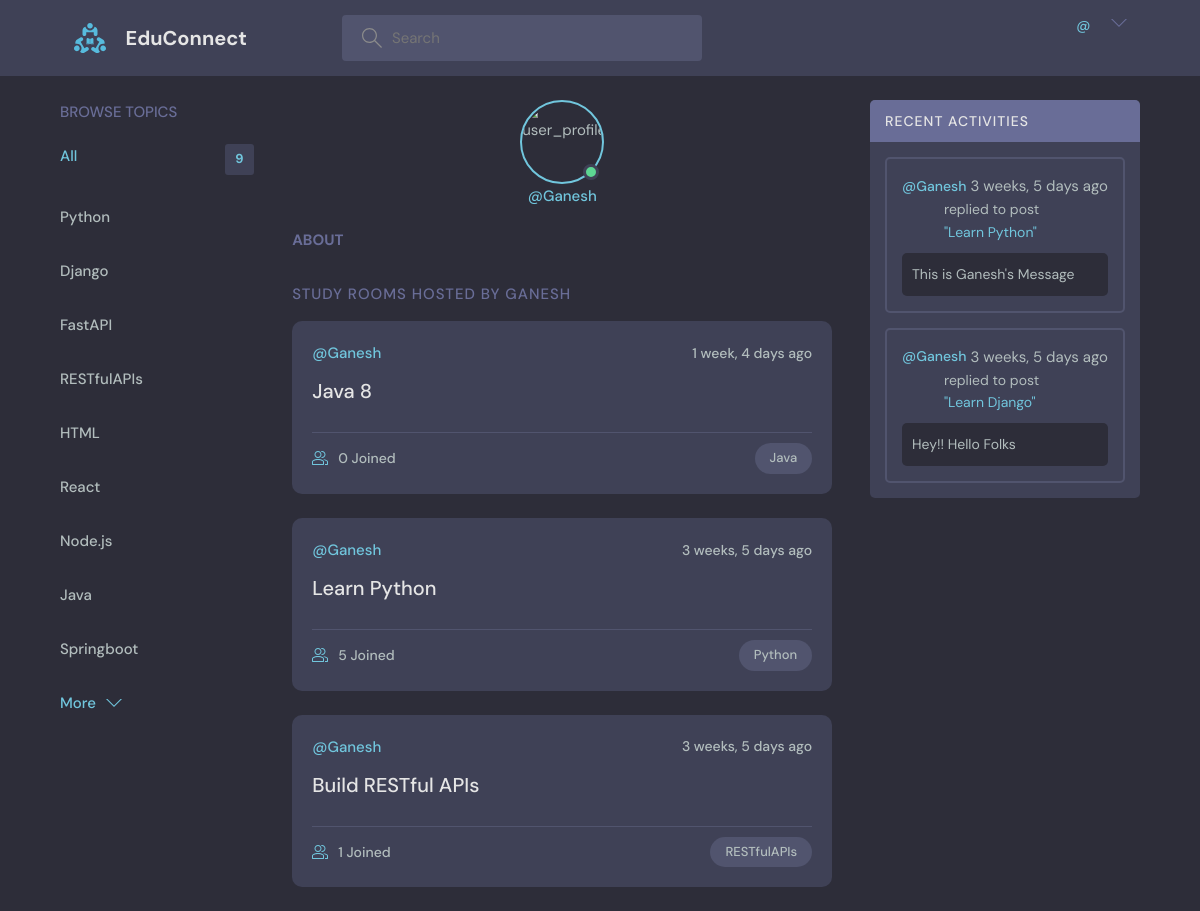
Screenshot of /user-profile/1 with the database file from the repository.
### base/models.py (models this page shows, shortened)
class Topic(models.Model):
    name=models.CharField(max_length=200)
    updated=models.DateTimeField(auto_now=True)
    created=models.DateTimeField(auto_now_add=True)

class Room(models.Model):
    name=models.CharField(max_length=200)
    host=models.ForeignKey(User,on_delete=models.SET_NULL,null=True)
    participants=models.ManyToManyField(User,related_name='participants',blank=True)
    description=models.TextField(null=True,blank=True)
    topic=models.ForeignKey(Topic,on_delete=models.SET_NULL,null=True)
    updated=models.DateTimeField(auto_now=True)
    created=models.DateTimeField(auto_now_add=True)
    class Meta:
        ordering=['-updated']
    def __str__(self):
        return self.name

class Message(models.Model):
    created=models.DateTimeField(auto_now_add=True)
    updated=models.DateTimeField(auto_now=True)
    body=models.TextField()
    room=models.ForeignKey(Room,models.CASCADE)
    user=models.ForeignKey(User,on_delete=models.CASCADE)
    class Meta:
        ordering=['-updated','-created']

### base/views.py (the view)
# urls.py: path('user-profile/<str:pk>',views.userProfile,name='user-profile'),
def userProfile(request,pk):
    user=User.objects.get(id=pk)
    topics=Topic.objects.all()
    query=request.GET.get('q') if request.GET.get('q')!=None else ''
    if query:
        rooms=Room.objects.filter(
            Q(host=user) &
            (Q(topic__name__icontains=query) |
             Q(name__icontains=query)
            ))
        room_messages=Message.objects.filter(
            Q(user=user) &
            (Q(room__topic__name__icontains=query) |
             Q(room__name__icontains=query)
            ))
    else:
        rooms=Room.objects.filter(host=user)
        room_messages=Message.objects.filter(user=user)
    context={'user':user,'topics':topics,'rooms':rooms,'room_messages':room_messages}
    return render(request,'base/user_profile.html',context)

### base/templates/base/user_profile.html (shortened to what this page needs)
{% extends 'main.html' %}
{% block content %}
{% load static %}
<main class="profile-page layout layout--3">
  <div class="container">
    {% include 'base/topics_component.html' %}
    <div class="roomList">
      <div class="profile">
        <div class="profile__avatar">
          <div class="avatar avatar--large active">
            <img src="{{user.avatar.url}}" alt="user_profile_photo"/>
          </div>
        </div>
        <div class="profile__info">
          <p>@{{user.username}}</p>
        </div>
        <div class="profile__about">
          <h3>About</h3>
        </div>
      </div>
      <div class="roomList__header">
        <div>
          <h2>Study Rooms Hosted by {{user.username}}</a>
          </h2>
        </div>
      </div>
      {% include 'base/feed_component.html' %}
    </div>
    {% include 'base/activity_component.html' %}
  </div>
</main>
{% endblock content %}

### base/templates/base/topics_component.html
<div class="topics">
    <div class="topics__header">
      <h2>Browse Topics</h2>
    </div>
    <ul class="topics__list">
      <li>
        <a href="{% url 'home' %}" class="active">All <span>{{topics.count}}</span></a>
      </li>
      {% for topic in topics %}
      {% if request.META.PATH_INFO == '/' %}
      <li>
        <a href="{% url 'home' %}?q={{topic.name}}">{{topic.name}} <span>{{topic.room_set.count}}</span></a>
      </li>
      {% else %}
      <li>
        <a href="{% url 'user-profile' user.id %}?q={{topic.name}}">{{topic.name}} </a>
      </li>
      {% endif %}
      {% endfor %}
    </ul>
    <a class="btn btn--link" href="{% url 'topics' %}">
      More
      <svg version="1.1" xmlns="http://www.w3.org/2000/svg" width="32" height="32" viewBox="0 0 32 32">
          <title>chevron-down</title>
          <path d="M16 21l-13-13h-3l16 16 16-16h-3l-13 13z"></path>
      </svg>
  </a>
</div>

### base/templates/base/feed_component.html (shortened to what this page needs)
{% for room in rooms %}
<div class="roomListRoom">
    <div class="roomListRoom__header">
      <a href="{% url 'user-profile' room.host.id %}" class="roomListRoom__author">
        <span>@{{room.host.username}}</span>
      </a>
      <div class="roomListRoom__actions">
        <span>{{room.created | timesince}} ago</span>
      </div>
    </div>
    <div class="roomListRoom__content">
      <a href="{% url 'room' room.id %}">{{room.name}}</a>
    </div>
    <div class="roomListRoom__meta">
      <a href="{% url 'room' room.id %}" class="roomListRoom__joined">
        {{room.participants.count}} Joined
      </a>
      <p class="roomListRoom__topic">{{room.topic.name}}</p>
    </div>
</div>
{% endfor %}

### base/templates/base/activity_component.html (shortened to what this page needs)
<div class="activities">
    <div class="activities__header">
      <h2>Recent Activities</h2>
    </div>
    {% for message in room_messages %}
    <div class="activities__box">
      <div class="activities__boxHeader roomListRoom__header">
        <a href="{% url 'user-profile' message.user.id %}" class="roomListRoom__author">
          <p>
            @{{message.user}}
          </p>
        </a>
        <span>{{message.created | timesince}} ago</span>
      </div>
      <div class="activities__boxContent">
        <p>replied to post <a href="{% url 'room' message.room.id %}">"{{message.room}}"</a></p>
        <div class="activities__boxRoomContent">
          {{message.body}}
        </div>
      </div>
    </div>
    {% endfor %}
</div>

### rows the page displays
Topic: name "Python"
Topic: name "Django"
Topic: name "FastAPI"
Topic: name "RESTfulAPIs"
Topic: name "HTML"
Topic: name "React"
Topic: name "Node.js"
Topic: name "Java"
Topic: name "Springboot"
Room: host.username "Ganesh", created "1 week, 4 days", name "Java 8", participants.count "0", topic.name "Java"
Room: host.username "Ganesh", created "3 weeks, 5 days", name "Learn Python", participants.count "5", topic.name "Python"
Room: host.username "Ganesh", created "3 weeks, 5 days", name "Build RESTful APIs", participants.count "1", topic.name "RESTfulAPIs"
Message: user "Ganesh", created "3 weeks, 5 days", room "Learn Python", body "This is Ganesh's Message"
Message: user "Ganesh", created "3 weeks, 5 days", room "Learn Django", body "Hey!! Hello Folks"

### other values shown
{{ topics.count }} "9"
{{ user.username }} "Ganesh"
{{ user.username }} "GANESH"
